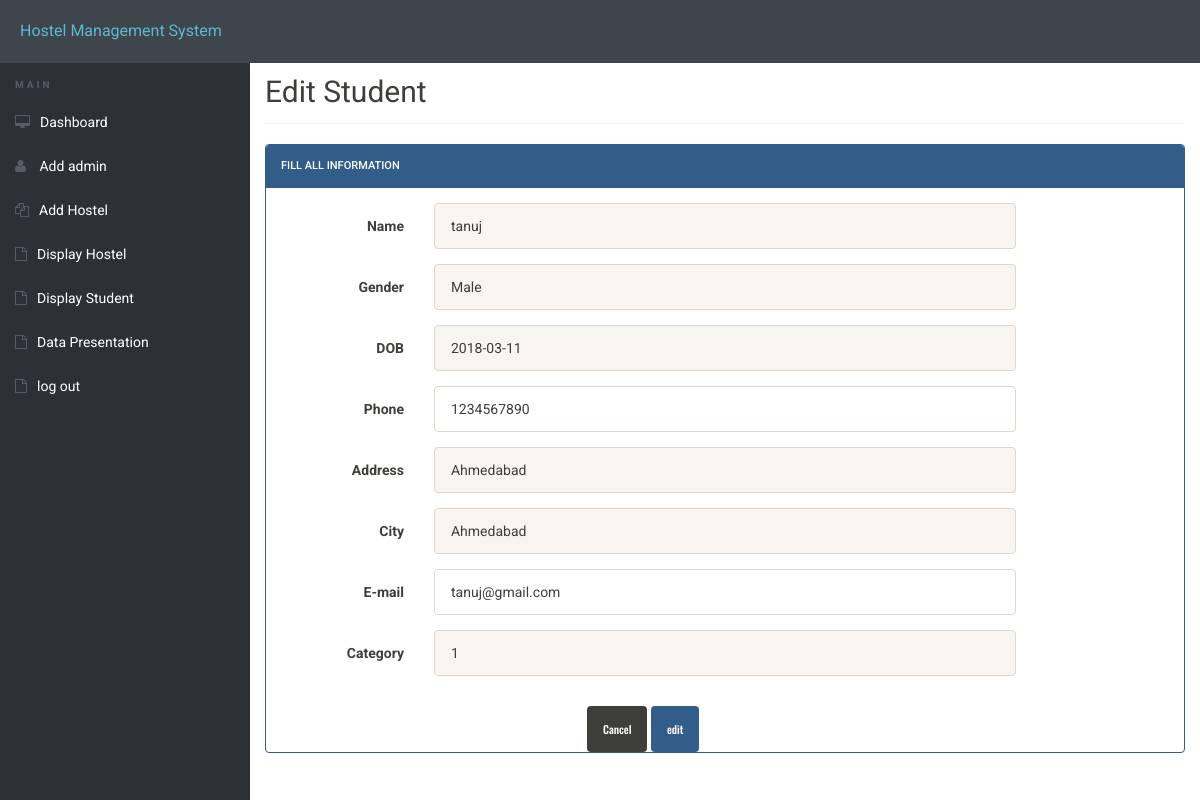
Screenshot of /Admin/edit_student.php?Sid=106 (signed in) with the database file from the repository.
### tables this page shows
CREATE TABLE `student` (
  `stu_id` int(10) NOT NULL,
  `name` varchar(20) NOT NULL,
  `gender` varchar(6) NOT NULL,
  `dob` date NOT NULL,
  `phone` int(10) NOT NULL,
  `address` varchar(255) NOT NULL,
  `city` varchar(20) NOT NULL,
  `merit_rank` int(10) NOT NULL,
  `choice` varchar(60) NOT NULL,
  `email` varchar(50) NOT NULL,
  `password` varchar(20) NOT NULL,
  `category_id` int(10) NOT NULL,
  `alloted` int(1) NOT NULL DEFAULT '0',
  `alloted_temp` int(1) NOT NULL DEFAULT '0',
  `hostelid_temp` int(10) NOT NULL DEFAULT '0',
  `confirmed` int(1) NOT NULL DEFAULT '0',
  `stream` varchar(20) NOT NULL,
  `document` longblob NOT NULL,
  `distance` decimal(10,0) NOT NULL,
  `state` varchar(20) NOT NULL,
  `datetime` datetime NOT NULL
);

### Admin/edit_student.php (the view, shortened to what this page needs)
<?php
			$conn=mysqli_connect("localhost","root","") or die(mysqli_error($conn));
		$name="";
		$gender="";
		$dob="";
		$phone="";
		$address="";
		$city="";
		$email="";
		$category="";
		if(isset($_GET["Sid"]))
		{
			$Sid=$_GET['Sid'];
			$x="select * from student where stu_id=".$Sid;
			$result=mysqli_query($conn,$x);
			$row=mysqli_fetch_array($result);
			$name=$row[1];
			$gender=$row[2];
			$dob=$row[3];
			$phone=$row[4];
			$address=$row[5];
			$city=$row[6];
			$email=$row[9];
			$category=$row[11];
		}
?>
<!doctype html>
<html lang="en" class="no-js">
<head>
	<link rel="stylesheet" href="css/font-awesome.min.css">
	<link rel="stylesheet" href="css/bootstrap.min.css">
	<link rel="stylesheet" href="css/dataTables.bootstrap.min.css">>
	<link rel="stylesheet" href="css/bootstrap-social.css">
	<link rel="stylesheet" href="css/bootstrap-select.css">
	<link rel="stylesheet" href="css/fileinput.min.css">
	<link rel="stylesheet" href="css/awesome-bootstrap-checkbox.css">
	<link rel="stylesheet" href="css/style.css">
</head>
<body>
	<?php include('includes/header.php');?>
	<div class="ts-main-content">
		<?php include('includes/sidebar.php');?>
		<div class="content-wrapper">
			<div class="container-fluid">
				<div class="row">
					<div class="col-md-12">
						<h2 class="page-title">Edit Student </h2>
						<div class="row">
							<div class="col-md-12">
								<div class="panel panel-primary">
									<div class="panel-heading">Fill all Information</div>
									<div class="panel-body">
				<form method="post" action="" name="registration" class="form-horizontal" onSubmit="return valid();">
				<div class="form-group">
				<label class="col-sm-2 control-label">Name</label>
				<div class="col-sm-8">
				<input type="text" name="name" id="fname" value="<?php echo $name; ?>" class="form-control" required="required" disabled>
				</div>
				</div>
				<div class="form-group">
				<label class="col-sm-2 control-label">Gender</label>
				<div class="col-sm-8">
				<input type="text" name="gender" id="fname" value="<?php echo $gender; ?>" class="form-control" required="required" disabled>
				</div>
				</div>
				<div class="form-group">
				<label class="col-sm-2 control-label">DOB</label>
				<div class="col-sm-8">
				<input type="text" name="dob" id="fname"  value="<?php echo $dob; ?>" class="form-control" required="required" disabled>
				</div>
				</div>
				<div class="form-group">
				<label class="col-sm-2 control-label">Phone</label>
				<div class="col-sm-8">
				<input type="text" name="phone" id="fname"  value="<?php echo $phone; ?>" class="form-control" required="required">
				</div>
				</div>
				<div class="form-group">
				<label class="col-sm-2 control-label">Address</label>
				<div class="col-sm-8">
				<input type="text" name="address" id="mname"  class="form-control" value="<?php echo $address; ?>" disabled>
				</div>
				</div>
				<div class="form-group">
				<label class="col-sm-2 control-label">City</label>
				<div class="col-sm-8">
				<input type="text" name="city" id="lname"  class="form-control" value="<?php echo $city; ?>" disabled>
				</div>
				</div>
				<div class="form-group">
				<label class="col-sm-2 control-label">E-mail</label>
				<div class="col-sm-8">
				<input type="email" name="email" id="contact"  class="form-control" required="required" value="<?php echo $email; ?>">
				</div>
				</div>
				<div class="form-group">
				<label class="col-sm-2 control-label">Category</label>
				<div class="col-sm-8">
				<input type="text" name="category" id="contact"  class="form-control" required="required" value="<?php echo $category; ?>" disabled>
				</div>
				</div>
				</div>
				<div class="col-sm-6 col-sm-offset-4">
				<button class="btn btn-default" type="submit" name="cancel">Cancel</button>
				<input type="submit" name="edit" Value="edit" class="btn btn-primary">
				</div>
									</div>
									</div>
								</div>
							</div>
						</div>
							</div>
						</div>
					</div>
</body>
</html>

### Admin/css/style.css (style rules this page uses)
html { font-size: 14px; }
@media only screen and (min-width: 480px) { html { font-size: 17px; } }
@media only screen and (min-width: 768px) { html { font-size: 14px; } }
body { font-size: 1em; }
.btn { font-family: 'Oswald', sans-serif; }
.panel { overflow: hidden; }
.btn { text-transform: none; }
.page-title { padding-bottom: 15px; margin-bottom: 20px; border-bottom: 1px solid #f0f0f0; }
.ts-main-content .content-wrapper { padding-top: 15px; margin-top: 20px; }
@media only screen and (min-width: 992px) { .ts-main-content .content-wrapper { margin-left: 250px; } }

### rows the page displays
student: name "tanuj", gender "Male", dob "2018-03-11", phone "1234567890", address "Ahmedabad", city "Ahmedabad", email "tanuj@gmail.com", category "1"
